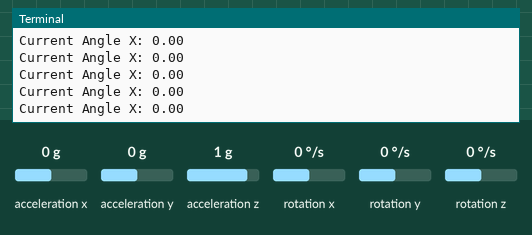
This program was run on a simulated Raspberry Pi (BCM pin numbers). Parts: the last lines printed to the terminal. The inputs (shaded band) are chosen by the test bench; at power-on: rotation x 0 °/s, acceleration x 0 g, acceleration y 0 g, acceleration z 1 g, rotation y 0 °/s, rotation z 0 °/s. The camera gives no picture and a still takes 0.5 s; the clock reads 2024-03-15 10:24:30 at power-on unless the program sets it.

Above: at 15.4 s.
15.5 s: rotation x set to -192 °/s
At 15.53 s:
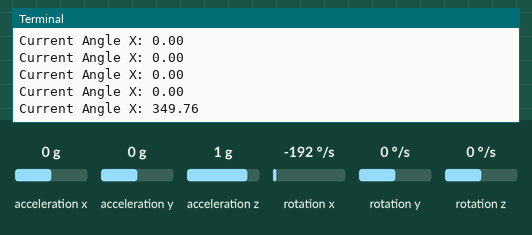
17.0 s: acceleration x set to -1.4 g
At 17.07 s:
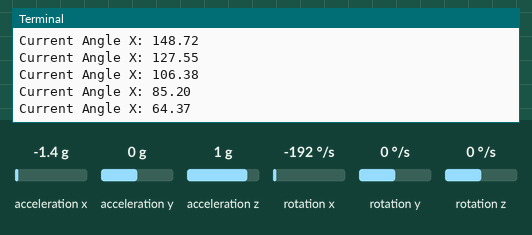
18.5 s: acceleration y set to -1.4 g
At 18.5 s:
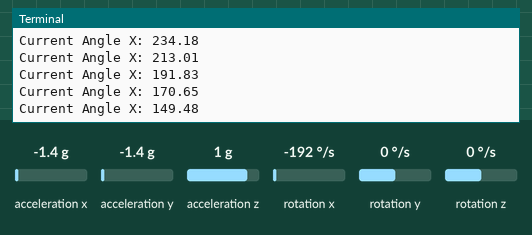
20.0 s: acceleration z set to -1.4 g
At 20.04 s:
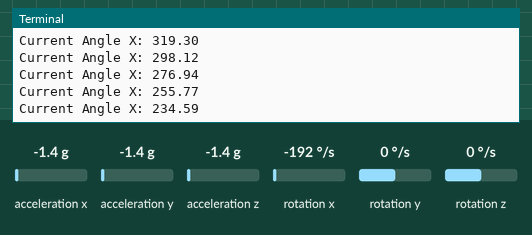
21.5 s: rotation y set to -192 °/s
At 21.58 s:
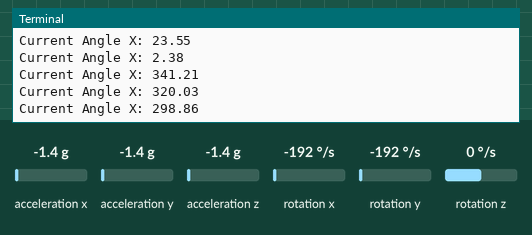
Timing chart, 0 to 24.0 s (numbered marks = the images above; inputs shaded):
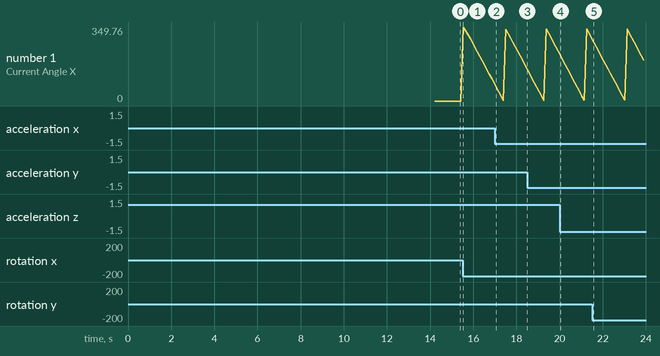

Measured:
- after the input at 15.5 s, the terminal: prints a new line at once (image 1)
- after the input at 17.0 s, the terminal: prints a new line after 0.07 s (image 2)
- plotted number 1: 0 → 85.2 after the input at 15.5 s, 85.2 → 149.48 after the input at 17.0 s, 149.48 → 234.59 after the input at 18.5 s, 234.59 → 298.86 after the input at 20.0 s, 298.86 → 193.58 after the input at 21.5 s

The program:

sensor.py
```python
import os
import subprocess
import time

from mpu6050 import mpu6050
from picamera import PiCamera

image_folder = "assets"
if not os.path.exists(image_folder):
    os.makedirs(image_folder)

mpu = mpu6050(0x68)

pictures_taken = [False, False, False, False]

def setup():
    print("Initializing MPU6050...")
    time.sleep(1)
    print("MPU6050 ready.")


def take_picture(num, val):
    camera = PiCamera()

    image_name = f"{num}.jpg"
    image_path = os.path.join(image_folder, image_name)

    sound_file = os.path.join("utils","assets", "wait.mp3")
    if os.path.exists(sound_file) and pictures_taken[0]:
        subprocess.run(["mpg123", sound_file])

    camera.start_preview()

    camera.capture(image_path)

    camera.stop_preview()

    camera.close()

    print(f"Image saved at {image_path} at gyro value of {val}")


def calibrate_gyro():
    print("Calculating gyro offset, do not move MPU6050...")
    sound_file = os.path.join("utils","assets", "ten.mp3")
    if os.path.exists(sound_file):
        subprocess.run(["mpg123", sound_file])

    n_samples = 1000
    gyro_offsets = {"x": 0, "y": 0, "z": 0}

    for _ in range(n_samples):
        gyro_data = mpu.get_gyro_data()
        gyro_offsets["x"] += gyro_data["x"]
        gyro_offsets["y"] += gyro_data["y"]
        gyro_offsets["z"] += gyro_data["z"]
        time.sleep(0.01)

    gyro_offsets["x"] /= n_samples
    gyro_offsets["y"] /= n_samples
    gyro_offsets["z"] /= n_samples

    print(f"Gyro offsets calculated: {gyro_offsets}")

    return gyro_offsets


def low_pass_filter(value, prev_value, alpha=0.5):
    return alpha * prev_value + (1 - alpha) * value


def loop(gyro_offsets):
    global pictures_taken
    timer = time.time()
    current_angle_x = 0

    take_picture(1, 0)
    pictures_taken[0] = True

    sound_file = os.path.join("utils","assets", "start.mp3")
    if os.path.exists(sound_file):
        subprocess.run(["mpg123", sound_file])

    prev_time = time.time()
    prev_gyro_x = 0.0

    while True:
        if (time.time() - timer) > 0.1:
            accel_data = mpu.get_accel_data()
            gyro_data = mpu.get_gyro_data()

            corrected_gyro = {
                "x": gyro_data["x"] - gyro_offsets["x"],
                "y": gyro_data["y"] - gyro_offsets["y"],
                "z": gyro_data["z"] - gyro_offsets["z"],
            }

            corrected_gyro["x"] = low_pass_filter(corrected_gyro["x"], prev_gyro_x)
            prev_gyro_x = corrected_gyro["x"]

            current_time = time.time()
            dt = current_time - prev_time
            prev_time = current_time

            current_angle_x += corrected_gyro["x"] * dt
            current_angle_x = current_angle_x % 360  # Normalize to 0-360 degrees

            if current_angle_x > 88 and current_angle_x < 92 and not pictures_taken[1]:
                take_picture(2, current_angle_x)
                pictures_taken[1] = True
            elif (
                current_angle_x > 178
                and current_angle_x < 182
                and not pictures_taken[2]
                and pictures_taken[1]
            ):
                take_picture(3, current_angle_x)
                pictures_taken[2] = True
            elif (
                current_angle_x > 265
                and current_angle_x < 285
                and not pictures_taken[3]
                and pictures_taken[2]
            ):
                take_picture(4, current_angle_x)
                pictures_taken[3] = True
            elif pictures_taken[3] and (current_angle_x < 10):
                sound_file = os.path.join("utils","assets", "stop.mp3")
                if os.path.exists(sound_file):
                    subprocess.run(["mpg123", sound_file])
                break

            print(
                f"Current Angle X: {current_angle_x:.2f}"
            )

            timer = time.time()


if __name__ == "__main__":
    setup()
    gyro_offsets = calibrate_gyro()
    loop(gyro_offsets)
```
